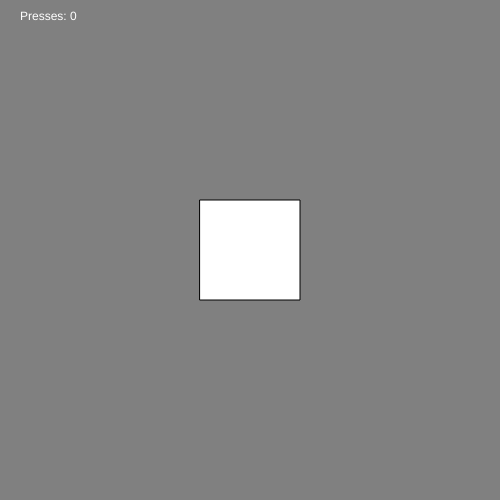
Frame 1 (no input)
Frame 60 (no input): identical to frame 1, image omitted
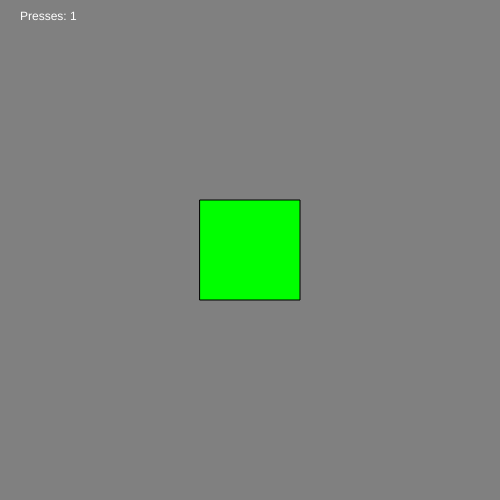
Frame 120 (the mouse pressed at the canvas centre since frame 60)

The p5.js sketch that drew these frames (run headless with seeded random() and noise() and a simulated clock; from frame 60 on, the mouse is pressed at the canvas centre):

// p5.js sketch
// ── sketch.js
// position for our button
var buttonX, buttonY;

// keep track of # of presses
var presses = 0;

function setup() {
  createCanvas(500, 500);
  
  // set the location for our button
  buttonX = 200;
  buttonY = 200;
}

function draw() {
  background(128);
  
  // report out button presses
  fill(255);
  text("Presses: " + presses, 20, 20);
  
  // draw our button
  drawButton(mouseX, mouseY);
}

function mousePressed() {
  // see if the user is clicking on the button
  var clicked = isButtonPressed(mouseX, mouseY);

  if (clicked == true) {
    presses++;
  }
}

// function to draw our button
function drawButton(testX, testY) {
  
  // if the supplied x & y position are over the button we should change our fill
  // color to indicate that the user is "hovering" over the button
  if (testX > buttonX && testX < buttonX+100 && testY > buttonY && testY < buttonY + 100) {
    fill(0,255,0);
  }
  else {
    fill(255);
  }
  
  rect(buttonX, buttonY, 100, 100);
}

// function to check for button presses
function isButtonPressed(testX, testY) {

  // now test to see if the user is over the button - if so, they are clicking on it!
  if (testX > buttonX && testX < buttonX+100 && testY > buttonY && testY < buttonY + 100) {
    return true;
  }
  
  // not over the button - return false
  else {
    return false;
  }
}
